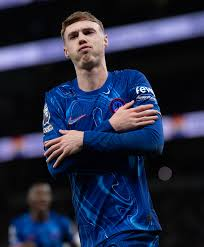
#> input picture Pertemuan 14/Ekstraksi Fitur dalam Citra Digital/cp10.jpeg, 204 x 247 px
$ python Analisis-Tekstur-dengan-LBP.py
#> lines starting #> are read from the running program, lines starting #| are printed output that depends on the picture
import cv2
import numpy as np
from skimage.feature import local_binary_pattern

# Baca citra dalam grayscale
image = cv2.imread('cp10.jpeg', cv2.IMREAD_GRAYSCALE)
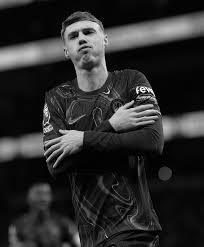
#> image: shape (247, 204); min 0, max 255, mean 43.9

# Terapkan Local Binary Pattern (LBP)
radius = 1
n_points = 8 * radius
lbp = local_binary_pattern (image, n_points, radius, method='uniform')
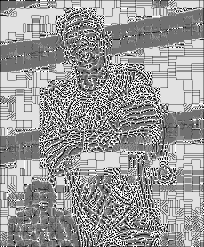
#> lbp: shape (247, 204) float64; min 0, max 9, mean 5.41; drawn with min black and max white

# Tampilkan hasil LBP
cv2.imshow('Local Binary Pattern', lbp.astype (np.uint8))
cv2.waitKey(0)
cv2.destroyAllWindows()
